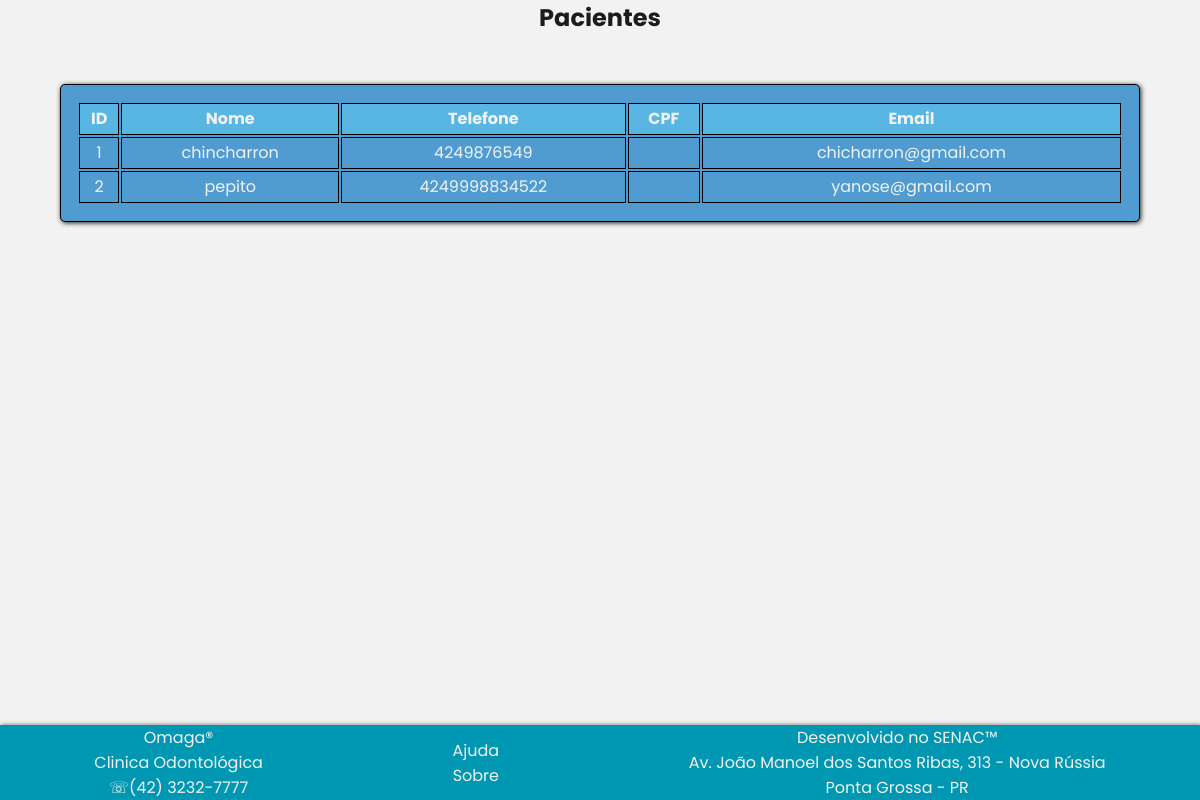
Before: /listarpaciente.php with the older database file.
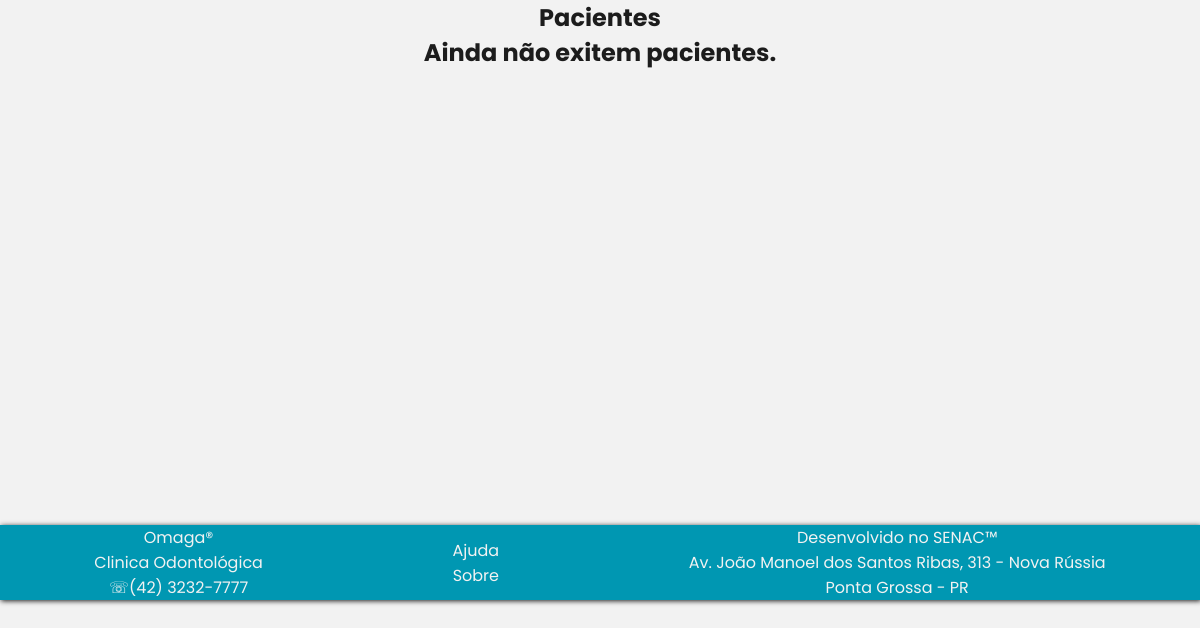
After: the same page with the newer database file.
### tables this page shows
CREATE TABLE `paciente` (
  `id_paciente_pk` int(11) NOT NULL,
  `nome` text,
  `telefone` varchar(11) DEFAULT NULL,
  `email` text,
  `senha` varchar(100) DEFAULT NULL,
  `cpf` bigint(11) DEFAULT NULL,
  `endereco` text
);

### persistence/Banco.php (called while the page is built, shortened)
<?php
class Banco{
	private $conexao;
	public function __construct(){
		$this->url="localhost";
		$this->usuario="root";
		$this->senha="";
		$this->banco="odontologia";
		$this->conexao=new mysqli($this->url,$this->usuario,
			$this->senha,$this->banco);
	}
	public function consultar($sql)
	{
		$consulta=$this->conexao->query($sql);
		$linhas=$consulta->num_rows;
		if($linhas>0){
			return $consulta;
		}else{
			return false;
		}
	}
}
?>

### persistence/PacientePA.php (called while the page is built, shortened)
<?php
require_once 'Banco.php';
class PacientePA{
	private $conexao;
	function __construct(){
		$this->conexao=new Banco();
	}
	public function listar_inicio_fim($inicio,$fim){
		$sql="select * from paciente where id_paciente_pk between $inicio and $fim";
		return $this->conexao->consultar($sql);
	}
	}
?>

### listarpaciente.php (the view, shortened to what this page needs)
<?php
	require_once 'cabecalho.php';
?>
    <h2>Pacientes</h2>
<?php
	if(isset($_POST['inicio'])){
		$inicio=$_POST['inicio'];
		$fim=$inicio+4;
	} else{
		$inicio=1;
		$fim=5;
	}
	require_once 'persistence/PacientePA.php';
	$pacientepa=new PacientePA();
	$consulta=$pacientepa->listar_inicio_fim($inicio,$fim);
	if (!$consulta){
		echo "<h2>Ainda não exitem pacientes.</h2>";
	} else{
		echo "<table>";
		echo "<tr>";
		echo "<th>ID</th>";
		echo "<th>Nome</th>";
		echo "<th>Telefone</th>";
		echo "<th>CPF</th>";
		echo "<th>Email</th>";
		echo "</tr>";
		while ($linha=$consulta->fetch_assoc()){
			echo "<tr>";
			echo "<td>".$linha['id_paciente_pk']."</td>";
			echo "<td>".$linha['nome']."</td>";
			echo "<td>".$linha['telefone']."</td>";
			echo "<td>".$linha['cpf']."</td>";
			echo "<td>".$linha['email']."</td>";
			echo "</tr>";
		}
		echo "</table>";
		echo "<section>";
	}
?>
<br/>
<br/>
<br/>
<br/>
<br/>
<br/>
<br/>
<br/>
<br/>
<br/>
<br/>
<br/>
<br/>
<br/>
<br/>
<?php
	require_once 'rodape.php';
?>
<?php
	require_once 'rodape.php';
?>
</body>
</html>

### cabecalho.php (shortened to what this page needs)
<!DOCTYPE html>
<html lang="pt-br">
<head>
	<link rel="stylesheet" type="text/css" href="css/estilo.css">
</head>
<body>

### rodape.php
<?php
	require_once 'cabecalho.php';
?>
<section class="rodape">
	<div id="sobre">
		<p>Omaga&reg;<br/>Clinica Odontológica</p>
		<p>&#9743;(42) 3232-7777</p>
	</div>
	<div id="lks">
		<p><a href="/PROJETO_INTEGRADOR/ajuda" target="quadro">Ajuda</a></p>
		<p><a href="/PROJETO_INTEGRADOR/sobre" target="quadro">Sobre</a></p>
	</div>
	<div id="sobre2">
		<p>Desenvolvido no SENAC&trade;</p>
		<p>Av. João Manoel dos Santos Ribas, 313 - Nova Rússia</p>
		<p>Ponta Grossa - PR</p>
	</div>
</section>
</body>
</html>

### css/estilo.css (style rules this page uses)
:root { --color-white: #f2f2f2; --color-blue1: rgb(0, 151, 178); --color-blue2: #509CD0; --color-blue3: rgb(89, 182, 227); --color-dark1: #1c1c1c; --color-text: #d9d9d9; --color-hover: rgb(255, 255, 255, 0.2); --color-blue2hover: rgb(255, 255, 255, 0.1); }
* { margin:0px; padding:0px; }
body { display: flex; min-height: 100vh; background-color: var(--color-white); flex-direction: column; font-family: 'Poppins', sans-serif; }
h2 { text-align: center; color: var(--color-dark1); font-family: 'Poppins', sans-serif; }
.rodape { display: flex; justify-content: center; margin-top: 10vh; height: auto; background-color: var(--color-blue1); box-shadow: 1px 1px 5px var(--color-dark1); z-index: 2; }
#sobre { color: var(--color-white); margin: auto; text-align: center; }
#lks { margin: auto; text-align: center; }
#lks a { border: 1px solid transparent; text-decoration: none; color: var(--color-white); transition: 0.5s; }
#sobre2 { color: var(--color-white); margin: auto; text-align: center; }
table { width: 90vw; margin: auto; border: 1px solid black; color: var(--color-white); background-color: var(--color-blue2); border-radius: 5px; box-shadow: 1px 1px 5px var(--color-dark1); padding: 1em; }
tr { height: 30px; border: 1px solid white; }
th { height: 30px; background-color: var(--color-blue3); border: 1px solid black; }
td { height: 30px; text-align: center; border: 1px solid black; transition: 0.5s; }

Changed rows visible on the page:
removed paciente: id_paciente_pk "1", nome "chincharron", telefone "4249876549", email "chicharron@gmail.com"
removed paciente: id_paciente_pk "2", nome "pepito", telefone "4249998834522", email "yanose@gmail.com"
Other visible differences:
text no longer shown: "ID Nome Telefone CPF Email"
text now shown: "Ainda não exitem pacientes."
